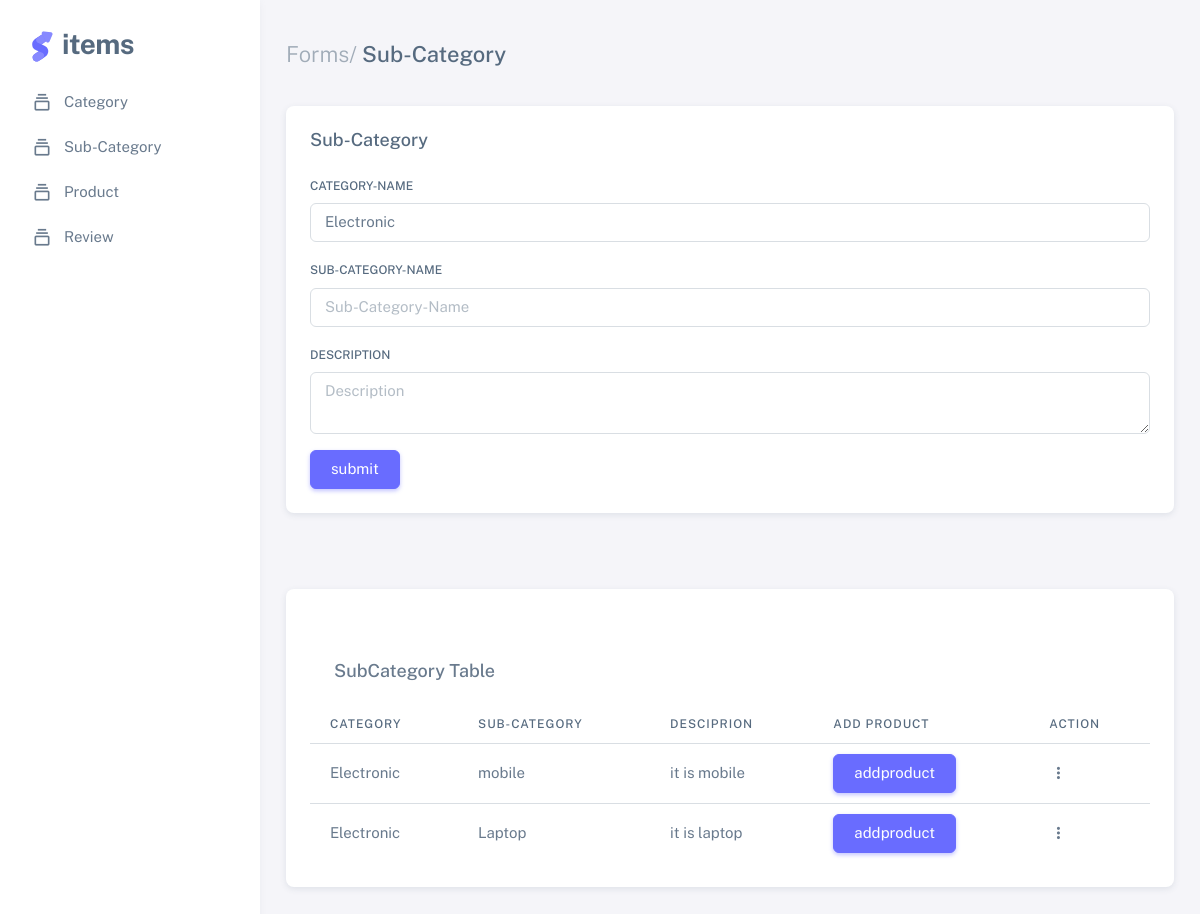
The app's page /subcategory/5/ with its own data.
### brand/models.py (models this page shows, shortened)
class Category(models.Model):
	category_name = models.CharField(max_length=100)
	category_desc = models.TextField(blank=True,null=True)
	def __str__(self):
		return self.category_name

class SubCategory(models.Model):
	category_name =  models.ForeignKey(to=Category,on_delete=models.CASCADE)
	subcategory_name = models.CharField(max_length=100)
	subcategory_desc = models.TextField(blank=True,null=True)

### brand/views.py (the view, shortened to what this page needs)
# urls.py: path('subcategory/<int:id>/',SubcategoryView.as_view(),name='subcategory'),
class SubcategoryView(View):
    def get(self, request, id=None):
        categoryobj = Category.objects.get(id=id)
        subcategoryobj = SubCategory.objects.filter(category_name=categoryobj)
        return render(request, 'subcategory.html', {'categoryobj': categoryobj, 'subcategoryobj': subcategoryobj})

### template/subcategory.html (shortened to what this page needs)
{% load static %}
<!DOCTYPE html>
<html lang="en" class="light-style layout-menu-fixed layout-compact" dir="ltr" data-theme="theme-default"
	data-template="vertical-menu-template-free">
<head>
	<link rel="stylesheet" href="{% static 'assets/vendor/fonts/boxicons.css' %}" />
	<link rel="stylesheet" href="{% static 'assets/vendor/css/core.css' %}" class="template-customizer-core-css" />
	<link rel="stylesheet" href="{% static 'assets/vendor/css/theme-default.css' %}"
		class="template-customizer-theme-css" />
	<link rel="stylesheet" href="{% static 'assets/css/demo.css' %}" />
	<link rel="stylesheet" href="{% static 'assets/vendor/libs/perfect-scrollbar/perfect-scrollbar.css' %}" />
	<link rel="stylesheet" href="{% static 'assets/vendor/libs/apex-charts/apex-charts.css' %}" />
</head>
<body>
	<div class="layout-wrapper layout-content-navbar">
		<div class="layout-container">
			<aside id="layout-menu" class="layout-menu menu-vertical menu bg-menu-theme">
				<div class="app-brand demo">
					<a href="index.html" class="app-brand-link">
						<span class="app-brand-logo demo">
						</span>
						<span class="app-brand-text demo menu-text fw-bold ms-2">ITEMS</span>
					</a>
				</div>
				<ul class="menu-inner py-1">
					<li class="menu-item">
						<a href="" class="menu-link">
							<i class="menu-icon tf-icons bx bx-collection"></i>
							<div data-i18n="Basic">Category</div>
						</a>
					</li>
					<li class="menu-item">
						<a href="" class="menu-link">
							<i class="menu-icon tf-icons bx bx-collection"></i>
							<div data-i18n="Basic">Sub-Category</div>
						</a>
					</li>
					<li class="menu-item">
						<a href="" class="menu-link">
							<i class="menu-icon tf-icons bx bx-collection"></i>
							<div data-i18n="Basic">Product</div>
						</a>
					</li>
					<li class="menu-item">
						<a href="" class="menu-link">
							<i class="menu-icon tf-icons bx bx-collection"></i>
							<div data-i18n="Basic">Review</div>
						</a>
					</li>
				</ul>
			</aside>
			<div class="layout-page">
				<div class="content-wrapper">
					<div class="container-xxl flex-grow-1 container-p-y">
						<h4 class="py-3 mb-4"><span class="text-muted fw-light">Forms/</span> Sub-Category</h4>
						<div class="row">
							<div class="col-xl">
								<div class="card mb-4">
									<div class="card-header d-flex justify-content-between align-items-center">
										<h5 class="mb-0">Sub-Category</h5>
									</div>
									<div class="card-body">
										<form action="{% url 'subcategory' categoryobj.id %}" method="post">
											<div class="mb-3">
												<label class="form-label"
													for="basic-default-fullname">Category-Name</label>
												<input type="text" class="form-control" id="basic-default-fullname"
													placeholder="Category-Name" value="{{categoryobj.category_name}}" name="category_name"  />
											</div>
											<div class="mb-3">
												<label class="form-label"
													for="basic-default-fullname">Sub-Category-Name</label>
												<input type="text" class="form-control" id="basic-default-fullname"
												name="subcategory_name"
													placeholder="Sub-Category-Name" />
											</div>
											<div class="mb-3">
												<label class="form-label"
													for="basic-default-message">description</label>
												<textarea id="basic-default-message" class="form-control"
												name="subcategory_desc"
													placeholder="Description"></textarea>
											</div>
											<button type="submit" class="btn btn-primary">submit</button>
										</form>
									</div>
								</div>
							</div>
						</div>
					</div>
				</div>
				<div class="content-wrapper">
					<div class="container-xxl flex-grow-1 container-p-y">
						<div class="row">
							<div class="col-xxl">
								<div class="card mb-4">
									<div class="card-header d-flex align-items-center justify-content-between">
									</div>
									<div class="card-body">
										<h5 class="card-header">SubCategory Table </h5>
										<div class="table-responsive text-nowrap">
											<table class="table">
												<thead>
													<tr>
														<th>Category</th>
														<th>Sub-Category</th>
														<th>Desciprion</th>
														<th>Add Product</th>
														<th>Action</th>
													</tr>
												</thead>
												<tbody class="table-border-bottom-0">
													{% for item in  subcategoryobj %}
													<tr>
														<td>
															{{item.category_name}}
														</td>
														<td>{{item.subcategory_name}}</td>
														<td>{{item.subcategory_desc}}</td>
														<td>
															<a href="{% url 'product' item.id%}" class="btn btn-primary">
																addproduct
															</a>
														</td>
														<td>
															<div class="dropdown">
																<button type="button"
																	class="btn p-0 dropdown-toggle hide-arrow"
																	data-bs-toggle="dropdown">
																	<i class="bx bx-dots-vertical-rounded"></i>
																</button>
															</div>
														</td>
													</tr>
												{% endfor %}
												</tbody>
											</table>
										</div>
									</div>
								</div>
							</div>
						</div>
					</div>
				</div>
			</div>
		</div>
	</div>
</body>
</html>

### static/assets/css/demo.css (style rules this page uses)
.menu .app-brand.demo { height: 64px; margin-top: 12px; }
.app-brand-logo.demo svg { width: 22px; height: 38px; }
.app-brand-text.demo { font-size: 1.75rem; letter-spacing: -0.5px; text-transform: lowercase; }

### records on screen
Category: category_name "Electronic"
SubCategory: category_name "Electronic", subcategory_name "mobile", subcategory_desc "it is mobile"
SubCategory: category_name "Electronic", subcategory_name "Laptop", subcategory_desc "it is laptop"
